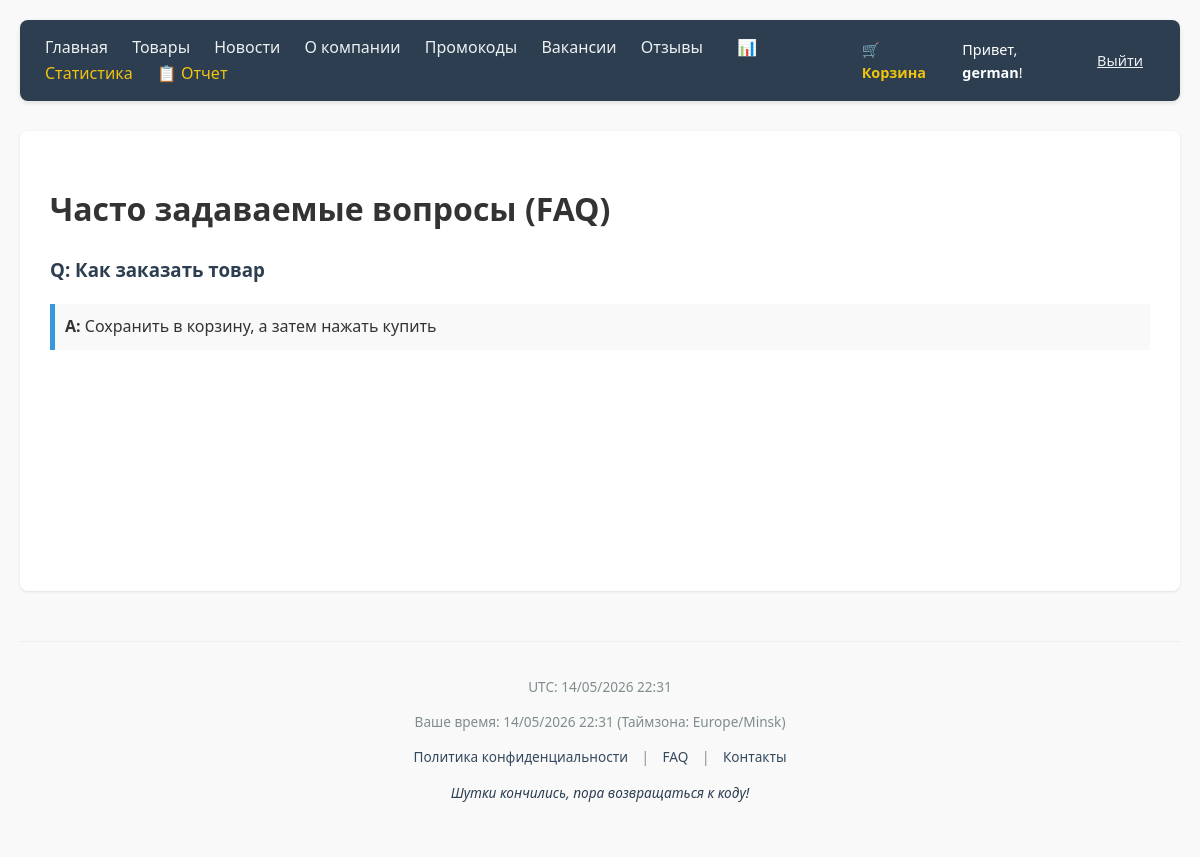
The app's page /faq/ (signed in) with its own data.
### shop/models.py (models this page shows)
class TimeStampedModel(models.Model):
    created_at = models.DateTimeField(auto_now_add=True, verbose_name="Дата добавления")
    updated_at = models.DateTimeField(auto_now=True, verbose_name="Дата изменения")
    class Meta:
        abstract = True # Это значит, что таблица в БД для этой модели создана не будет

class FAQ(TimeStampedModel):
    question = models.CharField(max_length=255, verbose_name="Вопрос")
    answer = models.TextField(verbose_name="Ответ")
    added_at = models.DateTimeField(auto_now_add=True, verbose_name="Дата добавления")
    class Meta:
        verbose_name_plural = "Словарь терминов и понятий (FAQ)"

### shop/views.py (the view)
# urls.py: re_path(r'^faq/$', views.faq_list, name='faq_list'),
def faq_list(request):
    faqs = FAQ.objects.all()
    return render(request, 'shop/faq.html', {'faqs': faqs})

### shop/context_processors.py (called while the page is built)
def global_date_context(request):
    now = timezone.now()
    return {
        'current_utc': now, # UTC время
        'current_local': timezone.localtime(now), # Время в таймзоне из settings.py
        'user_tz': timezone.get_current_timezone_name(),
        'text_calendar': calendar.TextCalendar().formatmonth(now.year, now.month),
    }

### shop/templates/shop/faq.html
{% extends 'shop/base.html' %}
{% block content %}
    <h1>Часто задаваемые вопросы (FAQ)</h1>
    <div class="faq-section">
        {% for item in faqs %}
            <div style="margin-bottom: 20px;">
                <h3 style="color: #2c3e50;">Q: {{ item.question }}</h3>
                <p style="background: #f9f9f9; padding: 10px; border-left: 5px solid #3498db;">
                    <strong>A:</strong> {{ item.answer }}
                </p>
            </div>
        {% empty %}
            <p>Раздел FAQ пуст.</p>
        {% endfor %}
    </div>
{% endblock %}

### shop/templates/shop/base.html (shortened to what this page needs)
<!DOCTYPE html>
<html lang="ru">
<head>
</head>
<body>
    <nav>
        <div class="nav-links">
            <a href="{% url 'index' %}">Главная</a>
            <a href="{% url 'product_list' %}">Товары</a>
            <a href="{% url 'news_list' %}">Новости</a>
            <a href="{% url 'about' %}">О компании</a>
            <a href="{% url 'promo_codes' %}">Промокоды</a>
            <a href="{% url 'vacancy_list' %}">Вакансии</a>
            <a href="{% url 'reviews' %}">Отзывы</a>
            {% if user.is_staff %}
                <a href="{% url 'statistics' %}" style="color: #f1c40f; margin-left: 10px;">📊 Статистика</a>
                <a href="{% url 'customer_report' %}" style="color: #f1c40f;">📋 Отчет</a>
            {% endif %}
        </div>
        <div class="auth-block">
            {% if user.is_authenticated %}
                <a href="{% url 'view_cart' %}" style="color: #f1c40f; text-decoration: none; margin-right: 15px;">
                    🛒 Корзина
                </a>
                <span>Привет, <strong>{{ user.username }}</strong>!</span>
                <form action="{% url 'logout' %}" method="post" style="display:inline; margin-left:10px;">
                    <button type="submit" style="background:none; border:none; color:#ecf0f1; cursor:pointer; text-decoration:underline; font-family:inherit; font-size:inherit;">
                        Выйти
                    </button>
                </form>
            {% else %}
                <a href="{% url 'login' %}" style="color: #ecf0f1; text-decoration: none;">Войти</a> |
                <a href="{% url 'register' %}" style="color: #ecf0f1; text-decoration: none;">Регистрация</a>
            {% endif %}
        </div>
    </nav>
    <div class="content">
        {% block content %}{% endblock %}
    </div>
    <div class="footer">
        <div class="footer-info">
            <p>UTC: {{ current_utc|date:"d/m/Y H:i" }}</p>
            <p>Ваше время: {{ current_local|date:"d/m/Y H:i" }} (Таймзона: {{ user_tz }})</p>
        </div>
        <div class="footer-links">
            <a href="{% url 'privacy_policy' %}">Политика конфиденциальности</a> |
            <a href="{% url 'faq_list' %}">FAQ</a> |
            <a href="{% url 'contact_list' %}">Контакты</a>
        </div>
        <p id="joke-container" style="font-style: italic; color: #2c3e50;">🤖 Загрузка шутки...</p>
    </div>
</body>
</html>

### shop/templates/shop/base.html (style rules this page uses)
body { font-family: 'Segoe UI', Tahoma, Geneva, Verdana, sans-serif; margin: 0; padding: 20px; line-height: 1.6; color: #333; background-color: #f9f9f9; }
nav { background: #2c3e50; padding: 15px 25px; margin-bottom: 30px; display: flex; justify-content: space-between; align-items: center; border-radius: 8px; box-shadow: 0 2px 5px rgba(0,0,0,0.1); }
.nav-links a { margin-right: 20px; text-decoration: none; color: #ecf0f1; font-weight: 500; transition: 0.3s; }
.auth-block { color: #fff; font-size: 0.9em; display: flex; align-items: center; gap: 15px; }
.auth-block button { background: #e74c3c; color: white; border: none; padding: 5px 12px; border-radius: 4px; cursor: pointer; font-size: 0.9em; }
.auth-block a { color: #3498db; text-decoration: none; font-weight: bold; }
.content { background: white; padding: 30px; border-radius: 8px; box-shadow: 0 1px 3px rgba(0,0,0,0.1); min-height: 400px; }
.footer { margin-top: 50px; padding: 20px; text-align: center; font-size: 0.85em; color: #7f8c8d; border-top: 1px solid #eee; }
.footer-links { margin-bottom: 10px; }
.footer-links a { margin: 0 10px; color: #34495e; text-decoration: none; }

### records on screen
FAQ: question "Как заказать товар", answer "Сохранить в корзину, а затем нажать купить"

### other values on screen
{{ user.username }} "german"
{{ current_local|date:"d/m/Y H:i" }} "14/05/2026 22:31"
{{ user_tz }} "Europe/Minsk"
